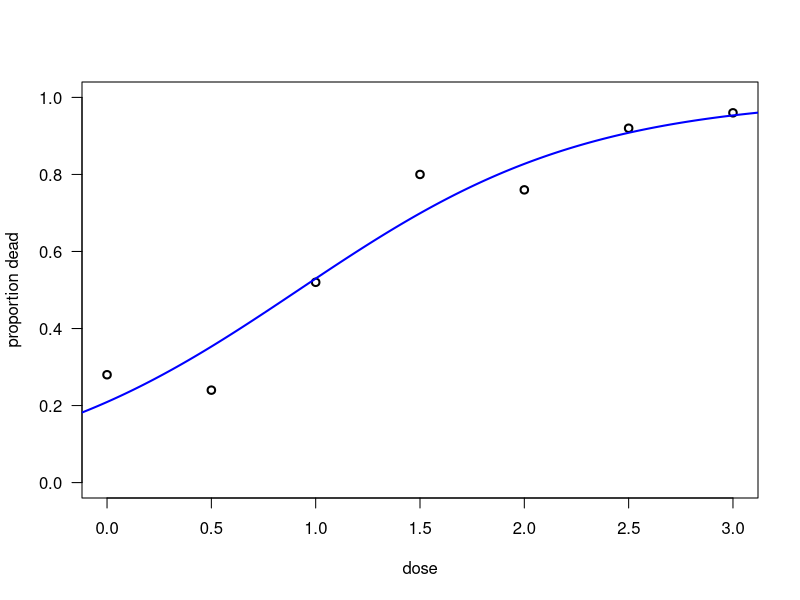
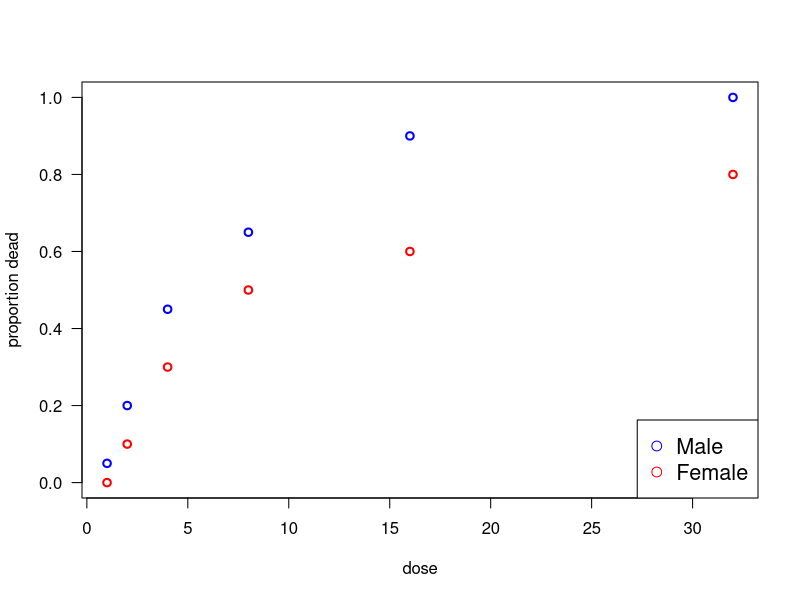
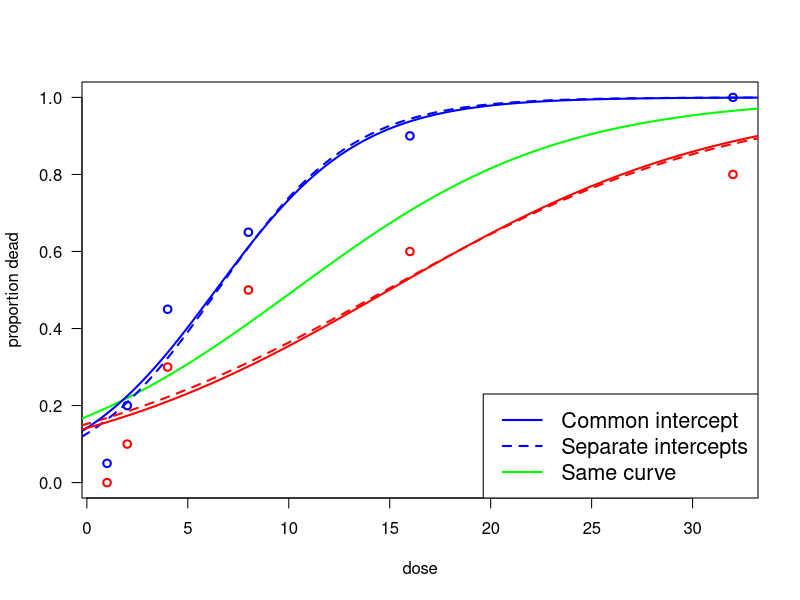
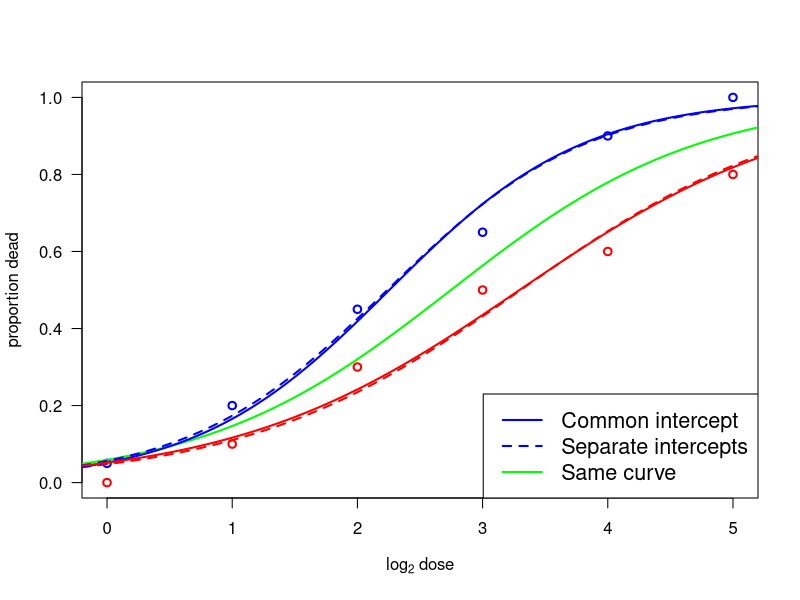

Write the R code that produced these figures, in order.
######################################################################
# Computer notes             Statistics for Laboratory Scientists (2)
# Lecture 21                                 Johns Hopkins University 
######################################################################
# These notes provide R code related to the course lectures, to
# further illustrate the topics in the lectures and to assist the
# students to learn R.
#
# Lines beginning with the symbol '#' are comments in R.  All other
# lines contain code.
#
# In R for Windows, you may wish to open this file from the menu bar
# (File:Display file); you can then easily copy commands into the
# command window.  (Use the mouse to highlight one or more lines; then
# right-click and select "Paste to console".)
######################################################################
##############################
# Spider mites example
##############################
# Data available at:
#  http://www.biostat.jhsph.edu/~kbroman/teaching/labstat/fourth/spiders.csv
spiders <- read.csv("spiders.csv")

# Fit the logistic regression model
glm.out <- glm(n.dead/n ~ dose, data=spiders, weights=n,
               family=binomial(link=logit))
summary(glm.out)$coef

# Plot the data with the fitted curve
par(las=1)
plot(n.dead/n ~ dose, data=spiders,
     lwd=2, ylim=c(0,1), ylab="proportion dead")
u <- par("usr")
x <- seq(u[1],u[2],len=250)
y <- predict(glm.out, data.frame(dose=x), type="response")
lines(x,y,col="blue",lwd=2)

# LD50
co <- glm.out$coef
ld50 <- -co[1]/co[2]
glm.sum <- summary(glm.out)
se.co <- glm.sum$coef[,2]
cov.co <- glm.sum$cov.scaled[1,2]
se.ld50 <- abs(ld50) * sqrt( (se.co[1]/co[1])^2 + (se.co[2]/co[2])^2 -
                             2*cov.co/(co[1]*co[2]) )
ci.ld50 <- ld50 + c(-1,1) * qnorm(0.975) * se.ld50


##############################
# Worms example
##############################
# Data available at:
#  http://www.biostat.jhsph.edu/~kbroman/teaching/labstat/fourth/worms.csv
worms <- read.csv("worms.csv")

# plot the data
par(las=1)
plot(n.dead/n ~ dose, data=worms, col=ifelse(sex=="male","blue","red"),
     lwd=2, ylim=c(0,1), ylab="proportion dead")
u <- par("usr")
legend(u[2],u[3],c("Male","Female"),pch=1,col=c("blue","red"),xjust=1,yjust=0,
       cex=1.3)

# no sex difference
glm.out <- glm(n.dead/n ~ dose, weights=n, data=worms, 
               family=binomial(link=logit))
summary(glm.out)$coef

# sexes completely different
glm.outB <- glm(n.dead/n ~ sex*dose, weights=n, data=worms,
                family=binomial(link=logit))
summary(glm.outB)$coef

# different slopes but common "intercepts"
glm.outC <- glm(n.dead/n ~ dose + sex:dose, weights=n, data=worms,
                family=binomial(link=logit))
summary(glm.outC)$coef


# plot the data with fitted curves
par(las=1)
plot(n.dead/n ~ dose, data=worms, col=ifelse(sex=="male","blue","red"),
     lwd=2, ylim=c(0,1), ylab="proportion dead")
u <- par("usr")
x <- seq(u[1],u[2],len=250)
y <- predict(glm.out, data.frame(dose=x), type="response")
lines(x,y,col="green",lwd=2)
ym <- predict(glm.outB, data.frame(dose=x,sex=factor(rep("male",length(x)))),
              type="response")
lines(x,ym,col="blue",lwd=2, lty=2)
yf <- predict(glm.outB, data.frame(dose=x,sex=factor(rep("female",length(x)))),
              type="response")
lines(x,yf,col="red",lwd=2, lty=2)
ym <- predict(glm.outC, data.frame(dose=x,sex=factor(rep("male",length(x)))),
              type="response")
lines(x,ym,col="blue",lwd=2)
yf <- predict(glm.outC, data.frame(dose=x,sex=factor(rep("female",length(x)))),
              type="response")
lines(x,yf,col="red",lwd=2)
legend(u[2], u[3], c("Common intercept","Separate intercepts","Same curve"),lwd=2,
       col=c("blue","blue","green"),lty=c(1,2,1),xjust=1,yjust=0,cex=1.3)

# convert dose to log2(dose)
worms$dose <- log2(worms$dose)

# no sex difference
glm.out <- glm(n.dead/n ~ dose, weights=n, data=worms, 
               family=binomial(link=logit))
summary(glm.out)$coef

# sexes completely different
glm.outB <- glm(n.dead/n ~ sex*dose, weights=n, data=worms,
                family=binomial(link=logit))
summary(glm.outB)$coef

# different slopes but common "intercepts"
glm.outC <- glm(n.dead/n ~ dose + sex:dose, weights=n, data=worms,
                family=binomial(link=logit))
summary(glm.outC)$coef

# plot the data with fitted curves
par(las=1)
plot(n.dead/n ~ dose, data=worms, col=ifelse(sex=="male","blue","red"),
     lwd=2, ylim=c(0,1), ylab="proportion dead",
     xlab=expression(paste(log[2]," dose")))
u <- par("usr")
x <- seq(u[1],u[2],len=250)
y <- predict(glm.out, data.frame(dose=x), type="response")
lines(x,y,col="green",lwd=2)
ym <- predict(glm.outB, data.frame(dose=x,sex=factor(rep("male",length(x)))),
              type="response")
lines(x,ym,col="blue",lwd=2, lty=2)
yf <- predict(glm.outB, data.frame(dose=x,sex=factor(rep("female",length(x)))),
              type="response")
lines(x,yf,col="red",lwd=2, lty=2)
ym <- predict(glm.outC, data.frame(dose=x,sex=factor(rep("male",length(x)))),
              type="response")
lines(x,ym,col="blue",lwd=2)
yf <- predict(glm.outC, data.frame(dose=x,sex=factor(rep("female",length(x)))),
              type="response")
lines(x,yf,col="red",lwd=2)
legend(u[2], u[3], c("Common intercept","Separate intercepts","Same curve"),lwd=2,
       col=c("blue","blue","green"),lty=c(1,2,1), xjust=1,yjust=0,cex=1.3)

##################
# End of comp21.R
##################
